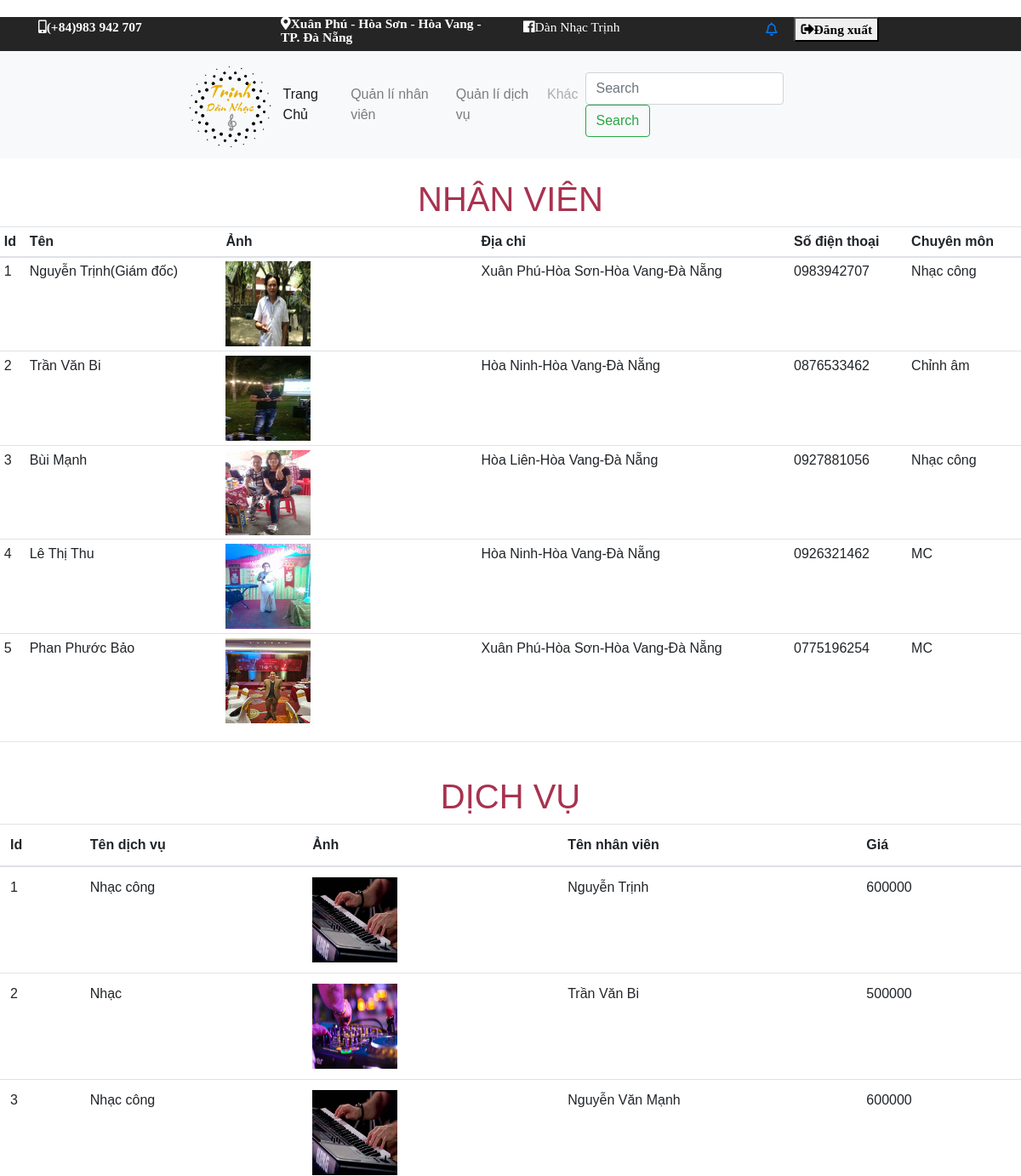
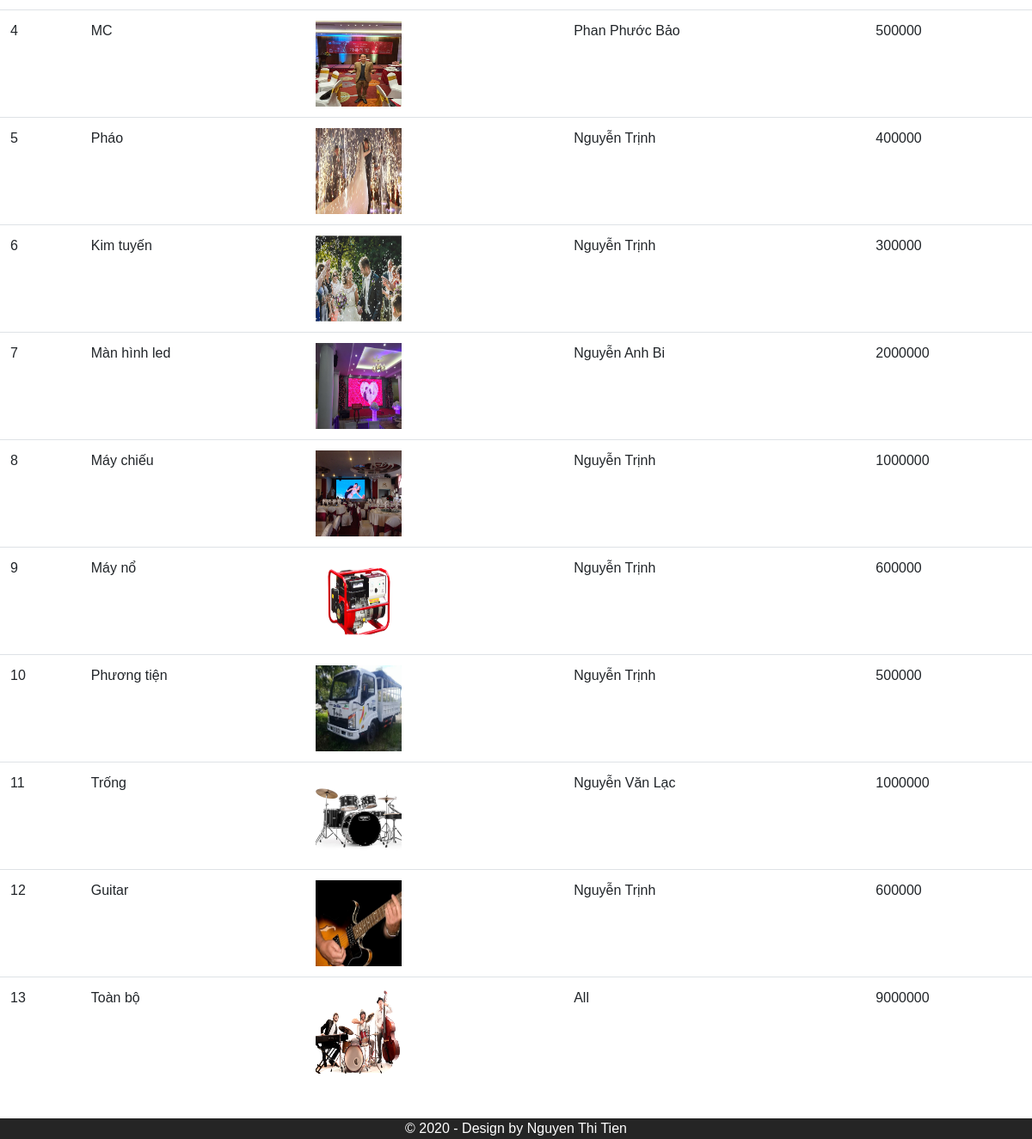
/Php/admin.php (signed in), run on the app's committed database (2 pictures, top to bottom).
### tables this page shows
create table employee(
id int auto_increment primary key,
name varchar(255),
image varchar(255),
assignment varchar(255),
address varchar(255),
phone varchar(255)
);

create table service1(
 id int auto_increment primary key,
 names varchar(255),
 images varchar(255),
 emp varchar(255),
 price varchar(255),
 content varchar(255)
 );

### Php/database.php (called while the page is built, shortened)
<?php
$db = new mysqli("localhost", "root", "", "DanNhac");
$sql3 = "SELECT * from employee";
$result3 = $db->query($sql3)->fetch_all();
   ?>
<?php
$sql4 = "SELECT * from service1";
$result4 = $db->query($sql4)->fetch_all();
?>

### Php/admin.php (the view, shortened to what this page needs)
<!DOCTYPE html>
<html>
<head>
	<link rel="stylesheet" href="https://stackpath.bootstrapcdn.com/bootstrap/4.4.1/css/bootstrap.min.css">
	<link rel="stylesheet" href="https://use.fontawesome.com/releases/v5.0.7/css/all.css">
	<link rel="stylesheet" type="text/css" href="../Css/style.css">
</head>
<body>
	<div  style="background-color: #252525; color:white; width: 100%; height: 40px; font-size: 15.5px;" >
		<div class="container">
			<div class="row">
				<div class="col-sm-3">
					<i class="fas fa-mobile-alt">(+84)983 942 707</i>
				</div>
				<div class="col-sm-3">
					<i class="fas fa-map-marker-alt">Xuân Phú - Hòa Sơn - Hòa Vang - TP. Đà Nẵng</i>
				</div>
				<div class="col-sm-3">
					<i class="fab fa-facebook">Dàn Nhạc Trịnh</i>
				</div>
				<div class="col-sm-3">
					<form method="post">
						<a href="cart.php"><i class="far fa-bell"></i></a>&emsp;
						<button type="submit" name="log-out"><i class="fas fa-sign-out-alt">Đăng xuất</i></button>
					</form>
				</div>
			</div>
		</div>
	</div>
	<nav  class="navbar navbar-expand-lg navbar-light bg-light">
		<img style="margin-left: 200px;" src="../Img/logo.png" width="110px;" height="110px;" alt="">
		<div class="collapse navbar-collapse" id="navbarSupportedContent">
			<ul class="navbar-nav mr-auto">
				<li class="nav-item active">
					<a class="nav-link" href="../index.php">Trang Chủ <span class="sr-only">(current)</span></a>
				</li>
				<li class="nav-item">
					<a class="nav-link" href="themnv.php">Quản lí nhân viên</a>
				</li>
				<li class="nav-item">
					<a class="nav-link" href="themdv.php">Quản lí dịch vụ</a>
				</li>
				<li class="nav-item">
					<a class="nav-link disabled" href="#">Khác</a>
				</li>
			</ul>
			<form class="form-inline my-2 my-lg-0">
				<input class="form-control mr-sm-2" type="search" placeholder="Search" aria-label="Search">
				<button style="margin-right: 240px" class="btn btn-outline-success my-2 my-sm-0" type="submit">Search</button>
			</form>
		</div>
	</nav>
	<br>
	<center><h1 style="color:#a83250;">NHÂN VIÊN</h1></center>
	<table class="table table-sm table-inverse table-hover">
		<tr>
			<th>Id</th>
			<th>Tên</th>
			<th>Ảnh</th>
			<th>Địa chỉ</th>
			<th>Số điện thoại</th>
			<th>Chuyên môn</th>
		</tr>
		<tbody>
			<?php include 'database.php';?>
			<form method="POST">
				<?php
				for ($i=0; $i < count($result3)  ; $i++) {
					?>
					<tr>
						<td><?php  echo $result3[$i][0]; ?></td>
						<td><?php  echo $result3[$i][1]; ?></td>
						<td style="width: 300px"><img style="width: 100px; height: 100px" src="../Img/<?php  echo $result3[$i][2]; ?>"></td>
						<td><?php  echo $result3[$i][4]; ?></td>
						<td><?php  echo $result3[$i][5]; ?></td>
						<td><?php  echo $result3[$i][3]; ?></td>
						</tr>
					<?php } ?>
				</form>
			</tbody>
		</table>
		<hr>
		<br>
		<center><h1 style="color:#a83250;">DỊCH VỤ</h1></center>
		<table class="table table-hover">
		<tr>
			<th>Id</th>
			<th>Tên dịch vụ</th>
			<th>Ảnh</th>
			<th>Tên nhân viên</th>
			<th>Giá</th>
		</tr>
		<tbody>
			<?php include 'database.php';?>
			<form method="POST">
				<?php
				for ($i=0; $i < count($result4)  ; $i++) {
					?>
					<tr>
						<td><?php  echo $result4[$i][0]; ?></td>
						<td><?php  echo $result4[$i][1]; ?></td>
						<td style="width: 300px"><img style="width: 100px; height: 100px" src="../Img/<?php  echo $result4[$i][2]; ?>"></td>
						<td><?php  echo $result4[$i][3]; ?></td>
						<td><?php  echo $result4[$i][4]; ?></td>
						</tr>
					<?php } ?>
				</form>
			</tbody>
		</table>
		<br>
				<center><div style="background-color: #252525;color: white;"> &copy; 2020 - Design by Nguyen Thi Tien</div></center>
	</body>
	</html>

### Css/style.css (style rules this page uses)
ul { list-style-type: none; }
body { font-family: Verdana, sans-serif; }
body { padding-top:20px; }

### data on the page
employee: id "1", name "Nguyễn Trịnh(Giám đốc)", image (picture), address "Xuân Phú-Hòa Sơn-Hòa Vang-Đà Nẵng", phone "0983942707", assignment "Nhạc công"
employee: id "2", name "Trần Văn Bi", image (picture), address "Hòa Ninh-Hòa Vang-Đà Nẵng", phone "0876533462", assignment "Chỉnh âm"
employee: id "3", name "Bùi Mạnh", image (picture), address "Hòa Liên-Hòa Vang-Đà Nẵng", phone "0927881056", assignment "Nhạc công"
employee: id "4", name "Lê Thị Thu", image (picture), address "Hòa Ninh-Hòa Vang-Đà Nẵng", phone "0926321462", assignment "MC"
employee: id "5", name "Phan Phước Bảo", image (picture), address "Xuân Phú-Hòa Sơn-Hòa Vang-Đà Nẵng", phone "0775196254", assignment "MC"
service1: id "1", names "Nhạc công", images (picture), emp "Nguyễn Trịnh", price "600000"
service1: id "2", names "Nhạc", images (picture), emp "Trần Văn Bi", price "500000"
service1: id "3", names "Nhạc công", images (picture), emp "Nguyễn Văn Mạnh", price "600000"
service1: id "4", names "MC", images (picture), emp "Phan Phước Bảo", price "500000"
service1: id "5", names "Pháo", images (picture), emp "Nguyễn Trịnh", price "400000"
service1: id "6", names "Kim tuyến", images (picture), emp "Nguyễn Trịnh", price "300000"
service1: id "7", names "Màn hình led", images (picture), emp "Nguyễn Anh Bi", price "2000000"
service1: id "8", names "Máy chiếu", images (picture), emp "Nguyễn Trịnh", price "1000000"
service1: id "9", names "Máy nổ", images (picture), emp "Nguyễn Trịnh", price "600000"
service1: id "10", names "Phương tiện", images (picture), emp "Nguyễn Trịnh", price "500000"
service1: id "11", names "Trống", images (picture), emp "Nguyễn Văn Lạc", price "1000000"
service1: id "12", names "Guitar", images (picture), emp "Nguyễn Trịnh", price "600000"
service1: id "13", names "Toàn bộ", images (picture), emp "All", price "9000000"
